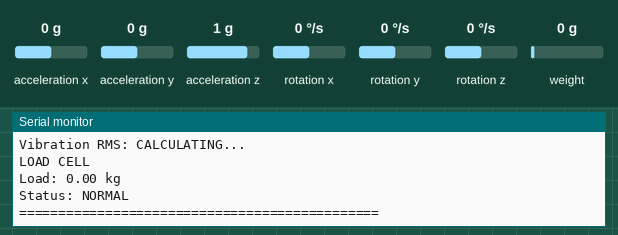
Bench run of a sketch on a simulated ESP32. Shown: the last lines printed to the serial monitor. Wiring (inferred from the names in the program): MPU-6050 motion sensor at I2C address 0x68. The inputs (shaded band) are chosen by the test bench; at power-on: acceleration x 0 g, weight on the scale 0 g, acceleration y 0 g, acceleration z 1 g, rotation x 0 °/s, rotation y 0 °/s, rotation z 0 °/s. WiFi joins after 1.5 s; servers stay silent unless stated.

Above: at 9.7 s.
9.8 s: acceleration x set to -1.4 g
12.2 s: weight on the scale set to 100 g
At 13.6 s:
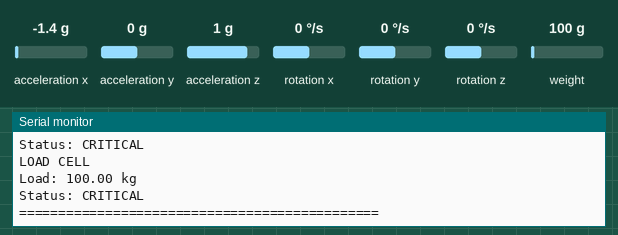
15.2 s: acceleration y set to -1.4 g
16.7 s: acceleration z set to -1.4 g
18.2 s: weight on the scale set to 1250 g
At 19.5 s:
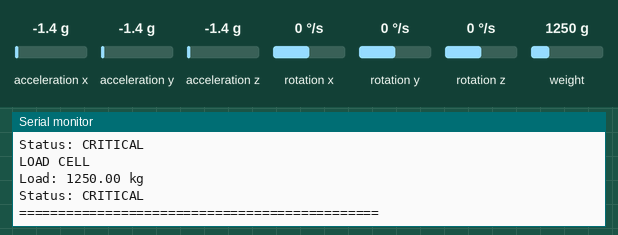
Timing chart, 0 to 20.7 s (numbered marks = the images above; inputs shaded):
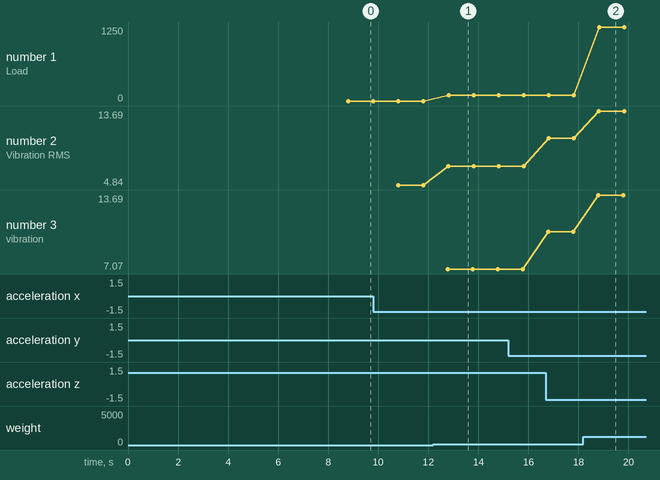

The sketch:

ayask_wifi_sensors.ino
```cpp
/*
 ==============================================================================
  TEAM AYASK · NMDC CONVEYOR AI SCADA SYSTEM (SIH 26008)
  FIRMWARE: ESP32 MULTI-SENSOR WIRELESS IOT NODE

  Sensors:
    1) DS18B20  : Dual Digital Thermal Probes (Idler 1 & Idler 2) on GPIO 4
    2) MPU-6050 : 3-Axis Vibration / Accelerometer (I2C: SDA=21, SCL=22)
    3) HX711    : 24-Bit ADC + Load Cell (DT=GPIO 18, SCK=GPIO 19)

  Telemetry Modes:
    - HTTP Web Server: Hosts GET http://<ESP32_IP>/data (JSON output)
    - USB Serial: Streams 115200 baud JSON & Human-Readable Telemetry
 ==============================================================================
*/

#include <Wire.h>
#include <OneWire.h>
#include <DallasTemperature.h>
#include "HX711.h"
#include <math.h>
#include <WiFi.h>
#include <WebServer.h>

// =====================================================
// WIFI CONFIGURATION -- EDIT YOUR NETWORK DETAILS HERE
// =====================================================

const char* WIFI_SSID     = "Power_House";                   // <-- Replace with your WiFi SSID / Hotspot Name
const char* WIFI_PASSWORD = "14211421";  // <-- Replace with your WiFi Password

WebServer server(80);

// =====================================================
// PIN DEFINITIONS
// =====================================================

// DS18B20 (1-Wire Data Pin)
#define ONE_WIRE_BUS 4

// MPU6050 I2C Address
#define MPU_ADDR 0x68

// HX711 Load Cell Pins
#define DT_PIN 18
#define SCK_PIN 19

// =====================================================
// THRESHOLDS
// =====================================================

#define WARNING_TEMP 50.0
#define CRITICAL_TEMP 70.0

#define WARNING_VIBRATION 1.2
#define CRITICAL_VIBRATION 2.0

#define WARNING_LOAD 7.0
#define CRITICAL_LOAD 10.0

// =====================================================
// DS18B20 TEMPERATURE SENSORS
// =====================================================

OneWire oneWire(ONE_WIRE_BUS);
DallasTemperature sensors(&oneWire);

// DS18B20 ROM addresses – auto-discovered at startup from the 1-Wire bus.
// Index 0 → idler1, Index 1 → idler2.
// Filled in setup() via sensors.getDeviceAddress() — no hardcoded ROM needed.
DeviceAddress idler1 = { 0,0,0,0,0,0,0,0 };
DeviceAddress idler2 = { 0,0,0,0,0,0,0,0 };

bool idler1Found = false;
bool idler2Found = false;

// Non-blocking temperature conversion state
bool temperatureConversionRunning = false;
unsigned long temperatureRequestTime = 0;

// 9-bit resolution is fast (~94-100 ms)
const unsigned long TEMPERATURE_CONVERSION_TIME = 100;

// =====================================================
// HX711 LOAD CELL
// =====================================================

HX711 scale;

float calibration_factor = 3206.0;

// =====================================================
// LIVE SENSOR VALUES & CACHED STATUS
// =====================================================

float latestTemp1 = NAN;
float latestTemp2 = NAN;

float latestVibration = NAN;
float latestLoad = NAN;

String latestTemp1Status = "NO DATA";
String latestTemp2Status = "NO DATA";
String latestVibrationStatus = "NO DATA";
String latestLoadStatus = "NO DATA";

// =====================================================
// MPU VIBRATION SAMPLING
// =====================================================

// Collect 100 samples non-blocking over 1 second (10ms interval)
const int REQUIRED_VIBRATION_SAMPLES = 100;

float vibrationSumSquares = 0.0;
int vibrationSampleCount = 0;

unsigned long lastVibrationSample = 0;

const unsigned long VIBRATION_SAMPLE_INTERVAL = 10;

// =====================================================
// TIMING INTERVALS
// =====================================================

unsigned long lastLoadRead = 0;
const unsigned long LOAD_INTERVAL = 500;

unsigned long lastTemperatureCycle = 0;
const unsigned long TEMPERATURE_INTERVAL = 1000;

unsigned long lastWiFiCheck = 0;
const unsigned long WIFI_CHECK_INTERVAL = 5000;

unsigned long lastSerialPrint = 0;
const unsigned long SERIAL_PRINT_INTERVAL = 1000;

// =====================================================
// STATUS EVALUATION FUNCTIONS
// =====================================================

String getTemperatureStatus(float value)
{
  if (isnan(value))
    return "NO DATA";

  if (value < WARNING_TEMP)
    return "NORMAL";

  if (value <= CRITICAL_TEMP)
    return "WARNING";

  return "CRITICAL";
}

String getVibrationStatus(float value)
{
  if (isnan(value))
    return "NO DATA";

  if (value < WARNING_VIBRATION)
    return "NORMAL";

  if (value < CRITICAL_VIBRATION)
    return "WARNING";

  return "CRITICAL";
}

String getLoadStatus(float value)
{
  if (isnan(value))
    return "NO DATA";

  if (value < WARNING_LOAD)
    return "NORMAL";

  if (value <= CRITICAL_LOAD)
    return "WARNING";

  return "CRITICAL";
}

// =====================================================
// JSON BUILDER HELPER
// =====================================================

String buildJsonPayload()
{
  String json = "{";

  // Vibration
  json += "\"vibration\":";
  if (isnan(latestVibration))
    json += "null";
  else
    json += String(latestVibration, 3);
  json += ",";
  json += "\"vibration_status\":\"";
  json += latestVibrationStatus;
  json += "\",";

  // Load
  json += "\"load\":";
  if (isnan(latestLoad))
    json += "null";
  else
    json += String(latestLoad, 2);
  json += ",";
  json += "\"load_status\":\"";
  json += latestLoadStatus;
  json += "\",";

  // Idler 1
  json += "\"idler1_temperature\":";
  if (isnan(latestTemp1))
    json += "null";
  else
    json += String(latestTemp1, 2);
  json += ",";
  json += "\"idler1_status\":\"";
  json += latestTemp1Status;
  json += "\",";

  // Idler 2
  json += "\"idler2_temperature\":";
  if (isnan(latestTemp2))
    json += "null";
  else
    json += String(latestTemp2, 2);
  json += ",";
  json += "\"idler2_status\":\"";
  json += latestTemp2Status;
  json += "\"";

  json += "}";
  return json;
}

// =====================================================
// WIFI CONNECT
// =====================================================

void connectWiFi()
{
  Serial.println();
  Serial.println("==============================================");
  Serial.println("             WIFI CONNECTION");
  Serial.println("==============================================");

  WiFi.mode(WIFI_STA);

  // Keep connection responsive
  WiFi.setSleep(false);

  Serial.print("Connecting to: ");
  Serial.println(WIFI_SSID);

  WiFi.begin(WIFI_SSID, WIFI_PASSWORD);

  unsigned long startTime = millis();

  while (
    WiFi.status() != WL_CONNECTED &&
    millis() - startTime < 15000
  )
  {
    delay(250);
    Serial.print(".");
  }

  Serial.println();

  if (WiFi.status() == WL_CONNECTED)
  {
    Serial.println("WIFI CONNECTED!");

    Serial.print("ESP32 SENSOR IP: ");
    Serial.println(WiFi.localIP());

    Serial.print("Gateway: ");
    Serial.println(WiFi.gatewayIP());

    Serial.print("RSSI: ");
    Serial.print(WiFi.RSSI());
    Serial.println(" dBm");

    Serial.print("DATA URL: http://");
    Serial.print(WiFi.localIP());
    Serial.println("/data");
  }
  else
  {
    Serial.println("WIFI CONNECTION FAILED (or timed out). Running offline/Serial mode.");
  }
}

// =====================================================
// WIFI RECONNECT
// =====================================================

void checkWiFi()
{
  if (WiFi.status() == WL_CONNECTED)
    return;

  unsigned long now = millis();

  if (now - lastWiFiCheck < WIFI_CHECK_INTERVAL)
    return;

  lastWiFiCheck = now;

  Serial.println();
  Serial.println("WiFi disconnected.");
  Serial.println("Trying to reconnect...");

  WiFi.disconnect();
  delay(50);

  WiFi.begin(WIFI_SSID, WIFI_PASSWORD);

  unsigned long startTime = millis();

  while (
    WiFi.status() != WL_CONNECTED &&
    millis() - startTime < 5000
  )
  {
    server.handleClient();
    delay(100);
  }

  if (WiFi.status() == WL_CONNECTED)
  {
    Serial.println("WIFI RECONNECTED!");

    Serial.print("ESP32 SENSOR IP: ");
    Serial.println(WiFi.localIP());
  }
  else
  {
    Serial.println("WiFi reconnect failed.");
  }
}

// =====================================================
// HTTP /DATA
// =====================================================

void handleData()
{
  String json = buildJsonPayload();

  server.sendHeader(
    "Access-Control-Allow-Origin",
    "*"
  );

  server.sendHeader(
    "Cache-Control",
    "no-cache"
  );

  server.send(
    200,
    "application/json",
    json
  );
}

// =====================================================
// ROOT PAGE
// =====================================================

void handleRoot()
{
  String html = "";

  html += "<!DOCTYPE html><html>";
  html += "<head>";
  html += "<title>AYASK Sensor ESP32</title>";
  html += "<style>body{font-family:sans-serif;padding:24px;background:#0e1117;color:#f0f2f6;} a{color:#4facfe;}</style>";
  html += "</head>";

  html += "<body>";

  html += "<h1>AYASK Wireless Sensor Monitor</h1>";

  if (WiFi.status() == WL_CONNECTED)
  {
    html += "<p style='color:#00e676;'>WiFi Status: <strong>CONNECTED</strong></p>";

    html += "<p>ESP32 IP: <strong>";
    html += WiFi.localIP().toString();
    html += "</strong></p>";
  }
  else
  {
    html += "<p style='color:#ff5252;'>WiFi Status: <strong>DISCONNECTED</strong></p>";
  }

  html += "<p><a href='/data'>Open Live Sensor JSON (/data)</a></p>";

  html += "</body>";
  html += "</html>";

  server.send(
    200,
    "text/html",
    html
  );
}

// =====================================================
// START DS18B20 CONVERSION
// =====================================================

void startTemperatureConversion()
{
  if (temperatureConversionRunning)
    return;

  sensors.requestTemperatures();

  temperatureRequestTime = millis();

  temperatureConversionRunning = true;
}

// =====================================================
// FINISH DS18B20 CONVERSION
// =====================================================

void finishTemperatureConversion()
{
  if (!temperatureConversionRunning)
    return;

  if (
    millis() - temperatureRequestTime <
    TEMPERATURE_CONVERSION_TIME
  )
  {
    return;
  }

  float temp1 = idler1Found ? sensors.getTempC(idler1) : DEVICE_DISCONNECTED_C;
  float temp2 = idler2Found ? sensors.getTempC(idler2) : DEVICE_DISCONNECTED_C;

  // Idler 1
  if (
    temp1 == DEVICE_DISCONNECTED_C
  )
  {
    latestTemp1 = NAN;
    latestTemp1Status = "NO DATA";
  }
  else
  {
    latestTemp1 = temp1;

    latestTemp1Status =
      getTemperatureStatus(temp1);
  }

  // Idler 2
  if (
    temp2 == DEVICE_DISCONNECTED_C
  )
  {
    latestTemp2 = NAN;
    latestTemp2Status = "NO DATA";
  }
  else
  {
    latestTemp2 = temp2;

    latestTemp2Status =
      getTemperatureStatus(temp2);
  }

  temperatureConversionRunning = false;
}

// =====================================================
// TEMPERATURE TASK
// =====================================================

void updateTemperatureSensors()
{
  unsigned long now = millis();

  if (
    !temperatureConversionRunning &&
    now - lastTemperatureCycle >= TEMPERATURE_INTERVAL
  )
  {
    lastTemperatureCycle = now;

    startTemperatureConversion();
  }

  finishTemperatureConversion();
}

// =====================================================
// READ MPU6050 SAMPLE
// =====================================================

void collectVibrationSample()
{
  unsigned long now = millis();

  if (
    now - lastVibrationSample <
    VIBRATION_SAMPLE_INTERVAL
  )
  {
    return;
  }

  lastVibrationSample = now;

  Wire.beginTransmission(MPU_ADDR);

  Wire.write(0x3B);

  if (
    Wire.endTransmission(false) != 0
  )
  {
    return;
  }

  Wire.requestFrom(
    MPU_ADDR,
    14,
    true
  );

  if (Wire.available() < 14)
  {
    return;
  }

  int16_t AcX =
    (Wire.read() << 8) |
    Wire.read();

  int16_t AcY =
    (Wire.read() << 8) |
    Wire.read();

  int16_t AcZ =
    (Wire.read() << 8) |
    Wire.read();

  // Skip temperature
  Wire.read();
  Wire.read();

  // Skip gyro
  Wire.read();
  Wire.read();

  Wire.read();
  Wire.read();

  Wire.read();
  Wire.read();

  float ax =
    (AcX / 16384.0) * 9.80665;

  float ay =
    (AcY / 16384.0) * 9.80665;

  float az =
    (AcZ / 16384.0) * 9.80665;

  float totalAcceleration =
    sqrt(
      ax * ax +
      ay * ay +
      az * az
    );

  float vibration =
    totalAcceleration - 9.80665;

  // Prevent tiny negative values caused by rounding
  if (vibration < 0)
  {
    vibration = -vibration;
  }

  vibrationSumSquares +=
    vibration * vibration;

  vibrationSampleCount++;

  // Complete RMS calculation
  if (
    vibrationSampleCount >=
    REQUIRED_VIBRATION_SAMPLES
  )
  {
    latestVibration =
      sqrt(
        vibrationSumSquares /
        vibrationSampleCount
      );

    latestVibrationStatus =
      getVibrationStatus(
        latestVibration
      );

    // Reset for next RMS window
    vibrationSumSquares = 0.0;

    vibrationSampleCount = 0;
  }
}

// =====================================================
// LOAD CELL
// =====================================================

void updateLoadCell()
{
  unsigned long now = millis();

  if (
    now - lastLoadRead <
    LOAD_INTERVAL
  )
  {
    return;
  }

  lastLoadRead = now;

  if (
    scale.wait_ready_timeout(50)
  )
  {
    float weight =
      scale.get_units(2);

    if (
      weight > -0.10 &&
      weight < 0.10
    )
    {
      weight = 0.00;
    }

    if (weight < 0)
    {
      weight = 0.00;
    }

    latestLoad = weight;

    latestLoadStatus =
      getLoadStatus(weight);
  }
  else
  {
    latestLoad = NAN;
    latestLoadStatus = "NO DATA";
  }
}

// =====================================================
// SERIAL OUTPUT (Both Human Readout + Direct SCADA JSON)
// =====================================================

void printSensorData()
{
  unsigned long now = millis();

  if (
    now - lastSerialPrint <
    SERIAL_PRINT_INTERVAL
  )
  {
    return;
  }

  lastSerialPrint = now;

  // 1. Output compact JSON line for AYASK SCADA Hardware Bridge
  Serial.println(buildJsonPayload());

  // 2. Output formatted human table for Arduino IDE Serial Monitor
  Serial.println("==============================================");
  Serial.println("              SENSOR READINGS");
  Serial.println("==============================================");

  // Idler 1
  Serial.println("IDLER 1");
  if (isnan(latestTemp1))
  {
    Serial.println("Temperature: SENSOR ERROR");
  }
  else
  {
    Serial.print("Temperature: ");
    Serial.print(latestTemp1, 2);
    Serial.println(" C");
    Serial.print("Status: ");
    Serial.println(latestTemp1Status);
  }

  // Idler 2
  Serial.println();
  Serial.println("IDLER 2");
  if (isnan(latestTemp2))
  {
    Serial.println("Temperature: SENSOR ERROR");
  }
  else
  {
    Serial.print("Temperature: ");
    Serial.print(latestTemp2, 2);
    Serial.println(" C");
    Serial.print("Status: ");
    Serial.println(latestTemp2Status);
  }

  // Vibration
  Serial.println();
  Serial.println("VIBRATION");
  if (isnan(latestVibration))
  {
    Serial.println("Vibration RMS: CALCULATING...");
  }
  else
  {
    Serial.print("Vibration RMS: ");
    Serial.print(latestVibration, 3);
    Serial.println(" m/s2");
    Serial.print("Status: ");
    Serial.println(latestVibrationStatus);
  }

  // Load
  Serial.println();
  Serial.println("LOAD CELL");
  if (isnan(latestLoad))
  {
    Serial.println("Load: SENSOR ERROR");
  }
  else
  {
    Serial.print("Load: ");
    Serial.print(latestLoad, 2);
    Serial.println(" kg");
    Serial.print("Status: ");
    Serial.println(latestLoadStatus);
  }

  Serial.println("==============================================");
}

// =====================================================
// SETUP
// =====================================================

void setup()
{
  Serial.begin(115200);

  delay(1000);

  Serial.println();
  Serial.println("==============================================");
  Serial.println("       AYASK WIRELESS SENSOR MONITOR");
  Serial.println("==============================================");

  // ===================================================
  // DS18B20
  // ===================================================

  sensors.begin();

  // Faster temperature resolution (9-bit: 0.5 C precision)
  sensors.setResolution(9);

  // Do not block while waiting for conversion
  sensors.setWaitForConversion(false);

  int sensorCount = sensors.getDeviceCount();
  Serial.print("DS18B20 Sensors detected: ");
  Serial.println(sensorCount);

  // Auto-discover ROM addresses by bus index (no hardcoding needed)
  if (sensorCount >= 1 && sensors.getDeviceAddress(idler1, 0)) {
    idler1Found = true;
    sensors.setResolution(idler1, 9);
    Serial.print("IDLER 1 ROM: ");
    for (int i = 0; i < 8; i++) {
      if (idler1[i] < 0x10) Serial.print("0");
      Serial.print(idler1[i], HEX);
      if (i < 7) Serial.print(",");
    }
    Serial.println(" → CONNECTED");
  } else {
    Serial.println("IDLER 1 TEMPERATURE: NOT DETECTED (no sensor at bus index 0)");
  }

  if (sensorCount >= 2 && sensors.getDeviceAddress(idler2, 1)) {
    idler2Found = true;
    sensors.setResolution(idler2, 9);
    Serial.print("IDLER 2 ROM: ");
    for (int i = 0; i < 8; i++) {
      if (idler2[i] < 0x10) Serial.print("0");
      Serial.print(idler2[i], HEX);
      if (i < 7) Serial.print(",");
    }
    Serial.println(" → CONNECTED");
  } else {
    Serial.println("IDLER 2 TEMPERATURE: NOT DETECTED (no sensor at bus index 1)");
  }

  // ===================================================
  // MPU6050
  // ===================================================

  Wire.begin(21, 22);

  Wire.beginTransmission(MPU_ADDR);
  Wire.write(0x6B);
  Wire.write(0x00);

  if (Wire.endTransmission() == 0)
  {
    Serial.println("MPU6050: CONNECTED");
  }
  else
  {
    Serial.println("MPU6050: NOT DETECTED");
  }

  // ===================================================
  // HX711
  // ===================================================

  scale.begin(DT_PIN, SCK_PIN);

  Serial.println("HX711: INITIALIZING...");

  delay(1000);

  if (scale.wait_ready_timeout(2000))
  {
    Serial.println("HX711: CONNECTED");
    Serial.println("Remove all weight from scale...");

    delay(3000);

    scale.set_scale();
    scale.tare(20);
    scale.set_scale(calibration_factor);

    Serial.println("HX711 TARE COMPLETE!");
  }
  else
  {
    Serial.println("HX711: NOT READY!");
  }

  // ===================================================
  // WIFI
  // ===================================================

  connectWiFi();

  // ===================================================
  // HTTP SERVER
  // ===================================================

  server.on("/", handleRoot);
  server.on("/data", handleData);

  server.begin();

  Serial.println("HTTP SERVER STARTED");

  if (WiFi.status() == WL_CONNECTED)
  {
    Serial.print("SENSOR DATA URL: http://");
    Serial.print(WiFi.localIP());
    Serial.println("/data");
  }

  Serial.println("SYSTEM READY");
}

// =====================================================
// MAIN LOOP
// =====================================================

void loop()
{
  // Keep HTTP server responsive
  server.handleClient();

  // Monitor and reconnect WiFi if dropped
  checkWiFi();

  // Temperature update state machine
  updateTemperatureSensors();

  // Vibration sampling
  collectVibrationSample();

  // Load cell update
  updateLoadCell();

  // Serial output (JSON + tables)
  printSensorData();

  // Tiny delay for RTOS yield
  delay(2);
}
```

Measured:
- after the input at 12.2 s, the serial monitor: prints a new line after 0.57 s (image 1)
- after the input at 18.2 s, the serial monitor: prints a new line after 0.59 s (image 2)
- plotted number 1: 0 → 100 after the input at 12.2 s, 100 → 1250 after the input at 18.2 s
